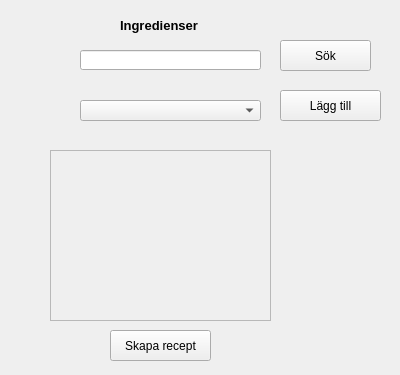
<?xml version="1.0" encoding="UTF-8"?>
<ui version="4.0">
 <class>create_recipe_window</class>
 <widget class="QWidget" name="create_recipe_window">
  <property name="geometry">
   <rect>
    <x>0</x>
    <y>0</y>
    <width>400</width>
    <height>375</height>
   </rect>
  </property>
  <property name="sizePolicy">
   <sizepolicy hsizetype="Expanding" vsizetype="Expanding">
    <horstretch>0</horstretch>
    <verstretch>0</verstretch>
   </sizepolicy>
  </property>
  <property name="windowTitle">
   <string>Form</string>
  </property>
  <widget class="QComboBox" name="ingrediense_box">
   <property name="geometry">
    <rect>
     <x>80</x>
     <y>100</y>
     <width>181</width>
     <height>21</height>
    </rect>
   </property>
  </widget>
  <widget class="QLabel" name="ingrediense_label">
   <property name="geometry">
    <rect>
     <x>120</x>
     <y>10</y>
     <width>111</width>
     <height>31</height>
    </rect>
   </property>
   <property name="font">
    <font>
     <pointsize>10</pointsize>
     <weight>75</weight>
     <bold>true</bold>
    </font>
   </property>
   <property name="text">
    <string>Ingredienser</string>
   </property>
  </widget>
  <widget class="QPushButton" name="add_ingrediense_button">
   <property name="geometry">
    <rect>
     <x>280</x>
     <y>90</y>
     <width>101</width>
     <height>31</height>
    </rect>
   </property>
   <property name="text">
    <string>Lägg till</string>
   </property>
  </widget>
  <widget class="QLineEdit" name="type_in_recipe">
   <property name="geometry">
    <rect>
     <x>80</x>
     <y>50</y>
     <width>181</width>
     <height>20</height>
    </rect>
   </property>
  </widget>
  <widget class="QPushButton" name="search_ingredient_button">
   <property name="geometry">
    <rect>
     <x>280</x>
     <y>40</y>
     <width>91</width>
     <height>31</height>
    </rect>
   </property>
   <property name="text">
    <string>Sök</string>
   </property>
  </widget>
  <widget class="QWidget" name="verticalLayoutWidget">
   <property name="geometry">
    <rect>
     <x>50</x>
     <y>150</y>
     <width>221</width>
     <height>171</height>
    </rect>
   </property>
   <layout class="QVBoxLayout" name="verticalLayout">
    <property name="sizeConstraint">
     <enum>QLayout::SetDefaultConstraint</enum>
    </property>
    <item>
     <widget class="QScrollArea" name="scrollArea">
      <property name="widgetResizable">
       <bool>true</bool>
      </property>
      <widget class="QWidget" name="scrollAreaWidgetContents">
       <property name="geometry">
        <rect>
         <x>0</x>
         <y>0</y>
         <width>217</width>
         <height>167</height>
        </rect>
       </property>
       <property name="sizePolicy">
        <sizepolicy hsizetype="Preferred" vsizetype="Preferred">
         <horstretch>0</horstretch>
         <verstretch>0</verstretch>
        </sizepolicy>
       </property>
      </widget>
     </widget>
    </item>
   </layout>
  </widget>
  <widget class="QPushButton" name="create_recipe_button">
   <property name="geometry">
    <rect>
     <x>110</x>
     <y>330</y>
     <width>101</width>
     <height>31</height>
    </rect>
   </property>
   <property name="text">
    <string>Skapa recept</string>
   </property>
  </widget>
 </widget>
 <resources/>
 <connections/>
</ui>
